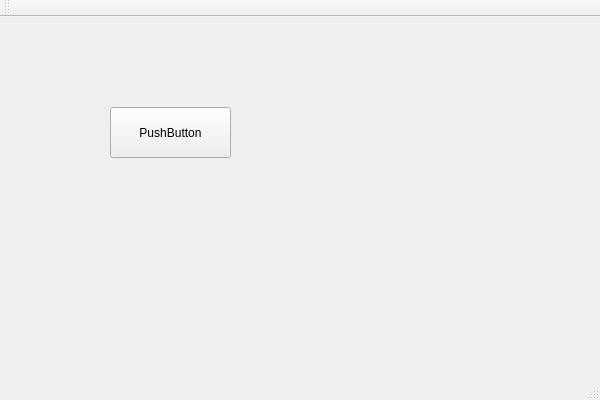
<?xml version="1.0" encoding="UTF-8"?>
<ui version="4.0">
 <class>tejeshwar</class>
 <widget class="QMainWindow" name="tejeshwar">
  <property name="geometry">
   <rect>
    <x>0</x>
    <y>0</y>
    <width>600</width>
    <height>400</height>
   </rect>
  </property>
  <property name="windowTitle">
   <string>tejeshwar</string>
  </property>
  <widget class="QWidget" name="centralWidget">
   <widget class="QPushButton" name="pushButton">
    <property name="geometry">
     <rect>
      <x>110</x>
      <y>90</y>
      <width>121</width>
      <height>51</height>
     </rect>
    </property>
    <property name="text">
     <string>PushButton</string>
    </property>
   </widget>
  </widget>
  <widget class="QMenuBar" name="menuBar">
   <property name="geometry">
    <rect>
     <x>0</x>
     <y>0</y>
     <width>600</width>
     <height>22</height>
    </rect>
   </property>
  </widget>
  <widget class="QToolBar" name="mainToolBar">
   <attribute name="toolBarArea">
    <enum>TopToolBarArea</enum>
   </attribute>
   <attribute name="toolBarBreak">
    <bool>false</bool>
   </attribute>
  </widget>
  <widget class="QStatusBar" name="statusBar"/>
 </widget>
 <layoutdefault spacing="6" margin="11"/>
 <resources/>
 <connections/>
</ui>
